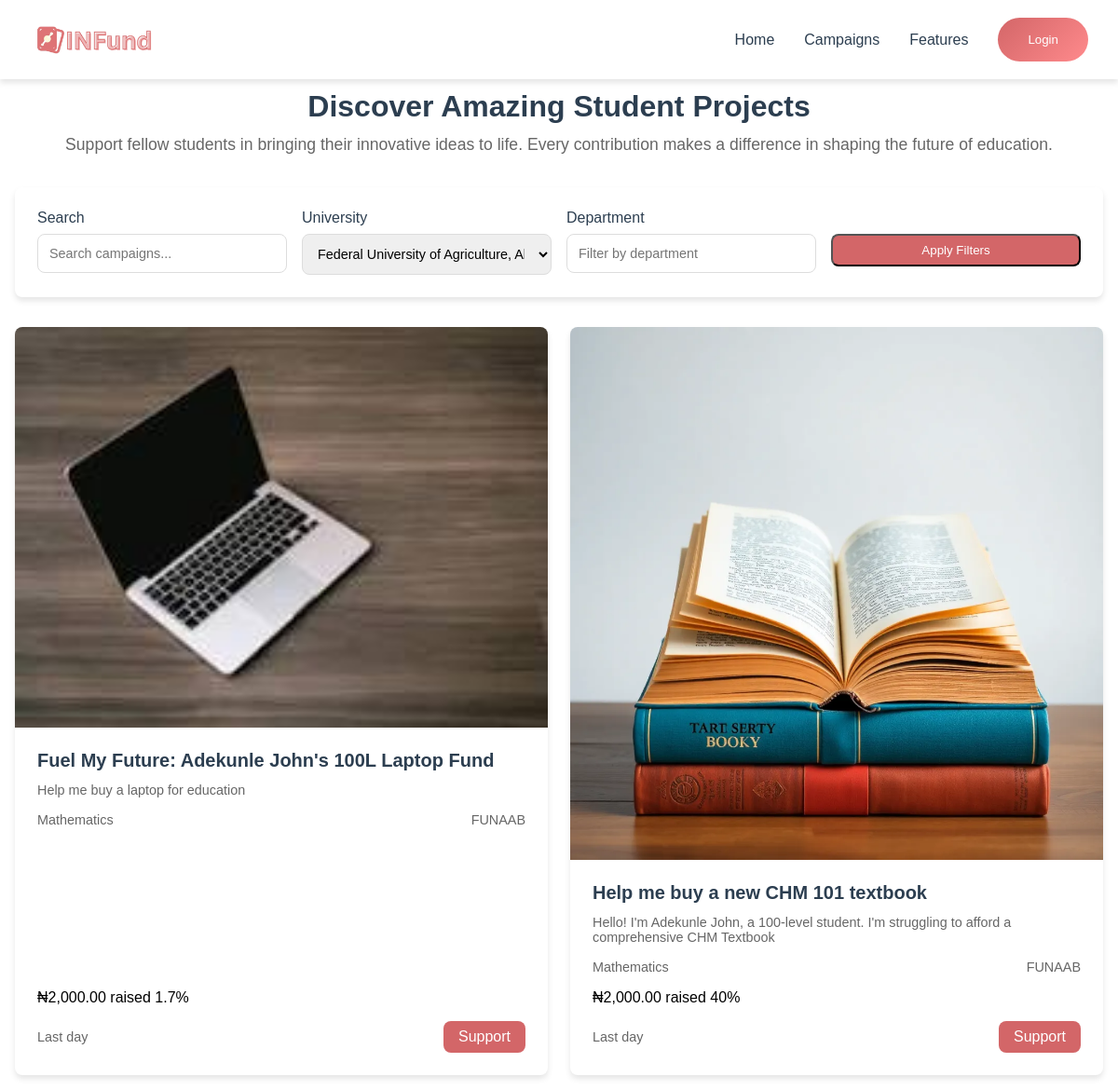
The app's page /dashboard/discover.php?university=FUNAAB with its own data.
### tables this page shows
CREATE TABLE `campaigns` (
  `id` int(11) NOT NULL,
  `title` varchar(255) NOT NULL,
  `description` text NOT NULL,
  `impact` text DEFAULT NULL,
  `importance` text DEFAULT NULL,
  `uid` int(11) NOT NULL,
  `goal_amount` decimal(15,2) NOT NULL,
  `university` varchar(200) DEFAULT NULL,
  `amount_raised` decimal(15,2) DEFAULT 0.00,
  `start_date` date NOT NULL,
  `end_date` date NOT NULL,
  `status` enum('active','completed','cancelled') DEFAULT 'active',
  `created_at` timestamp NOT NULL DEFAULT current_timestamp(),
  `updated_at` timestamp NOT NULL DEFAULT current_timestamp() ON UPDATE current_timestamp(),
  `image1` varchar(1000) NOT NULL,
  `image2` varchar(1000) DEFAULT NULL,
  `image3` varchar(1000) DEFAULT NULL,
  `image4` varchar(1000) DEFAULT NULL,
  `spam_level` decimal(5,2) DEFAULT NULL
);

CREATE TABLE `users` (
  `id` int(11) NOT NULL,
  `fullname` varchar(1000) NOT NULL,
  `email` varchar(200) DEFAULT NULL,
  `balance` decimal(15,2) NOT NULL DEFAULT 0.00,
  `username` varchar(30) NOT NULL,
  `phone` varchar(30) DEFAULT NULL,
  `dob` varchar(200) DEFAULT NULL,
  `country` varchar(200) DEFAULT NULL,
  `state` varchar(1000) DEFAULT NULL,
  `university` varchar(1000) DEFAULT NULL,
  `faculty` varchar(1000) DEFAULT NULL,
  `department` varchar(1000) DEFAULT NULL,
  `matric_no` varchar(1000) NOT NULL,
  `password` varchar(1000) DEFAULT NULL,
  `level` varchar(200) NOT NULL DEFAULT '100',
  `bank_id` varchar(200) DEFAULT NULL,
  `bank_account_name` varchar(200) DEFAULT NULL,
  `account_number` int(30) DEFAULT NULL,
  `created_at` varchar(1000) DEFAULT current_timestamp(),
  `last_login` varchar(1000) DEFAULT current_timestamp(),
  `gender` varchar(1000) DEFAULT NULL
);

### includes/get_universities.php (called while the page is built, shortened)
<?php
function get_universities()
{
    global $conn;
    $result = $conn->query("SELECT * FROM universities ORDER BY name ASC");
    $universities = [];
    while ($row = $result->fetch_assoc()) {
        $universities[] = $row;
    }
    return $universities;
}

### dashboard/discover.php (the view, shortened to what this page needs)
<?php
include '../config/config.php';
include '../includes/get_universities.php';
include '../includes/user/discover_functions.php';
$filters = [
    'university' => $_GET['university'] ?? '',
    'department' => $_GET['department'] ?? '',
    'search' => $_GET['search'] ?? ''
];
$current_page = isset($_GET['page']) ? (int)$_GET['page'] : 1;
$per_page = 12;
if (isset($_SESSION['myid'])) {
    $campaigns = getAllDiscoverActiveCampaigns($_SESSION['user_id'], $current_page, $per_page, $filters);
    $total_campaigns = getTotalCampaignsCount($_SESSION['user_id'], $filters);
} else {
    $campaigns = getAllDiscoverActiveCampaigns(0, $current_page, $per_page, $filters);
}
$universities = get_universities();
?>
<?php if (!isset($_SESSION['user_id'])) { ?>
<head>
    <link rel="stylesheet" href="https://cdnjs.cloudflare.com/ajax/libs/font-awesome/6.0.0/css/all.min.css">
    <link rel="stylesheet" href="../assets/css/colors.css">
    <link rel="stylesheet" href="../assets/css/user/discover.css">
    <link rel="stylesheet" href="../assets/css/landing/nav_only.css">
</head>
<nav>
    <div class="nav-content">
        <div class="logo">
            <img src='../assets/images/static/logo_text.png' alt="InFund" />
        </div>
        <ul class="nav-links">
            <li><a href="../#home">Home</a></li>
            <li><a href="../#campaigns">Campaigns</a></li>
            <li><a href="../#features">Features</a></li>
            <li><a href="../login"><button class="btn-primary">Login</button></a></li>
        </ul>
    </div>
</nav>
<?php } ?>
<main class="main-content">
    <div class="discover-page">
        <div class="discover-header">
            <h1 class="discover-title">Discover Amazing Student Projects</h1>
            <p class="discover-description">
                Support fellow students in bringing their innovative ideas to life.
                Every contribution makes a difference in shaping the future of education.
            </p>
        </div>
        <div class="filters-section">
            <form action="" method="GET" class="filters-grid">
                <div class="filter-group">
                    <label for="search">Search</label>
                    <input type="text" id="search" name="search" class="filter-input" placeholder="Search campaigns..." value="<?php echo htmlspecialchars($filters['search']); ?>">
                </div>
                <div class="filter-group">
                    <label for="university">University</label>
                    <select id="university" name="university" class="filter-input">
                        <?php foreach ($universities as $uni) : ?>
                            <option value="<?php echo htmlspecialchars($uni['abbreviation']); ?>" <?php echo $filters['university'] === $uni['abbreviation'] ? 'selected' : ''; ?>>
                                <?php echo htmlspecialchars($uni['name']); ?>
                            </option>
                        <?php endforeach; ?>
                    </select>
                </div>
                <div class="filter-group">
                    <label for="department">Department</label>
                    <input type="text" id="department" name="department" class="filter-input" placeholder="Filter by department" value="<?php echo htmlspecialchars($filters['department']); ?>">
                </div>
                <div class="filter-group">
                    <label>&nbsp;</label>
                    <button type="submit" class="support-btn">Apply Filters</button>
                </div>
            </form>
        </div>
        <div class="discover-grid">
            <?php echo displayDiscoverPageCampaigns($campaigns); ?>
        </div>
    </div>
</main>
<?php
include '../includes/user/footer.php';
?>

### includes/user/discover_functions.php (shortened to what this page needs)
<?php
function getAllDiscoverActiveCampaigns($user_id, $page = 1, $per_page = 12, $filters = []) {
    global $conn;
    $offset = ($page - 1) * $per_page;
    $where_clauses = ["c.uid != ?", "c.status = 'active'", "c.end_date >= CURRENT_DATE"];
    $params = [$user_id];
    $types = "i";
    if (!empty($filters['university'])) {
        $where_clauses[] = "u.university = ?";
        $params[] = $filters['university'];
        $types .= "s";
    }
    $where_statement = implode(" AND ", $where_clauses);
    $query = "SELECT c.*, u.department, u.university,
              DATEDIFF(c.end_date, CURRENT_DATE) as days_left
              FROM campaigns c
              JOIN users u ON c.uid = u.id
              WHERE {$where_statement}
              ORDER BY c.created_at DESC
              LIMIT ? OFFSET ?";
    $params[] = $per_page;
    $params[] = $offset;
    $types .= "ii";
    $stmt = $conn->prepare($query);
    $stmt->bind_param($types, ...$params);
    $stmt->execute();
    $result = $stmt->get_result();
    return $result->fetch_all(MYSQLI_ASSOC);
}
function displayDiscoverPageCampaigns($campaigns) {
    $output = '';
    foreach ($campaigns as $campaign) {
        $progress = ($campaign['amount_raised'] / $campaign['goal_amount']) * 100;
        $progress = min(100, round($progress, 1));
        $days_left = max(0, $campaign['days_left']);
        $days_text = $days_left == 0 ? "Last day" : "$days_left days left";
        $output .= '
        <div class="discover-card">
            <img src="../assets/images/campaigns/' . htmlspecialchars($campaign['image1']) . '" alt="Campaign Image" class="campaign-image">
            <div class="campaign-content">
                <div class="campaign-info">
                    <h3 class="campaign-title">' . htmlspecialchars($campaign['title']) . '</h3>
                    <p class="campaign-description">' . htmlspecialchars($campaign['description']) . '</p>
                    <div class="campaign-meta">
                        <span>' . htmlspecialchars($campaign['department']) . '</span>
                        <span>' . htmlspecialchars($campaign['university']) . '</span>
                    </div>
                </div>
                <div class="campaign-stats">
                    <div class="progress-container">
                        <div class="progress-bar">
                            <div class="progress-fill" style="width: ' . $progress . '%;"></div>
                        </div>
                        <div class="campaign-stats">
                            <span>₦' . number_format($campaign['amount_raised'], 2) . ' raised</span>
                            <span>' . $progress . '%</span>
                        </div>
                    </div>
                    <div class="campaign-footer">
                        <span class="time-left">' . $days_text . '</span>
                        <a href="campaign.php?id=' . $campaign['id'] . '" class="support-btn">Support</a>
                    </div>
                </div>
            </div>
        </div>';
    }
    return $output;
}
?>

### assets/css/user/discover.css (style rules this page uses)
.discover-page { padding: 1rem; max-width: 100%; width: 100%; box-sizing: border-box; }
.discover-header { margin-bottom: 2rem; text-align: center; max-width: 100%; margin-left: auto; margin-right: auto; }
.discover-title { font-size: 2rem; color: var(--text-color); margin-bottom: 0.5rem; }
.discover-description { color: #666; font-size: 1.1rem; line-height: 1.6; }
.filters-section { background: var(--card-background); padding: 1.5rem; border-radius: var(--border-radius); margin-bottom: 2rem; box-shadow: var(--shadow); }
.filters-grid { display: grid; grid-template-columns: repeat(auto-fit, minmax(200px, 1fr)); gap: 1rem; }
.filter-group { display: flex; flex-direction: column; gap: 0.5rem; }
.filter-group label { font-weight: 500; color: var(--text-color); }
.filter-input { padding: 0.75rem; border: 1px solid #ddd; border-radius: var(--border-radius); font-size: 0.9rem; width: 100%; }
.discover-grid { display: grid; gap: 1.5rem; grid-template-columns: repeat(auto-fit, minmax(200px, 1fr)); }
.discover-card { background: var(--card-background); border-radius: var(--border-radius); overflow: hidden; box-shadow: var(--shadow); transition: var(--transition); height: 100%; display: flex; flex-direction: column; width: 100%; max-width: 100%; }
.campaign-image { width: 100%; height: auto; max-width: 100%; object-fit: cover; }
.campaign-content { padding: 1.5rem; flex-grow: 1; display: flex; flex-direction: column; }
.campaign-info { flex-grow: 1; }
.campaign-title { font-size: 1.25rem; color: var(--text-color); margin-bottom: 0.75rem; }
.campaign-description { color: #666; font-size: 0.9rem; margin-bottom: 1rem; display: -webkit-box; -webkit-line-clamp: 3; -webkit-box-orient: vertical; overflow: hidden; }
.campaign-meta { display: flex; justify-content: space-between; align-items: center; margin-bottom: 1rem; font-size: 0.9rem; color: #666; }
.campaign-stats { margin-top: auto; }
.progress-container { margin-bottom: 0.75rem; }
.campaign-footer { margin-top: 1rem; display: flex; justify-content: space-between; align-items: center; }
.time-left { color: #666; font-size: 0.9rem; }
.support-btn { padding: 0.5rem 1rem; background: var(--accent-color); color: white; border-radius: var(--border-radius); text-decoration: none; transition: var(--transition); }
* { box-sizing: border-box; }

### assets/css/landing/nav_only.css (style rules this page uses)
* { margin: 0; padding: 0; box-sizing: border-box; }
nav { background-color: var(--card-background); padding: 0.2rem 1rem; position: fixed; width: 100%; top: 0; z-index: 100; box-shadow: var(--shadow); }
.nav-content { max-width: 1200px; margin: 0 auto; display: flex; justify-content: space-between; align-items: center; padding: 1rem; }
.logo { font-size: 1rem; font-weight: bold; color: var(--primary-color); z-index: 101; }
.logo img { height: 30px; width: auto; }
.nav-links { display: flex; gap: 2rem; list-style: none; align-items: center; }
.nav-links a { text-decoration: none; color: var(--text-color); transition: var(--transition); padding: 0.5rem 0; }
.btn-primary, .btn-secondary { display: inline-flex; align-items: center; gap: 0.5rem; padding: 1rem 2rem; border-radius: 30px; font-weight: 500; transition: var(--transition); text-decoration: none; text-align: center; justify-content: center; }
.btn-primary { background: var(--gradient); color: white; border: none; }
main { padding-top: 80px; }

### records on screen
campaigns: image1 (picture), title "Fuel My Future: Adekunle John's 100L Laptop Fund", description "Help me buy a laptop for education", uid.department "Mathematics", uid.university "FUNAAB", amount_raised "2,000.00", progress "1.7", days_text "Last day"
campaigns: image1 (picture), title "Help me buy a new CHM 101 textbook", description "Hello! I'm Adekunle John, a 100-level student. I'm struggling to afford a comprehensive CHM Textbook", uid.department "Mathematics", uid.university "FUNAAB", amount_raised "2,000.00", progress "40", days_text "Last day"

### other values on screen
form field university "Federal University of Agriculture, Abeokuta"
